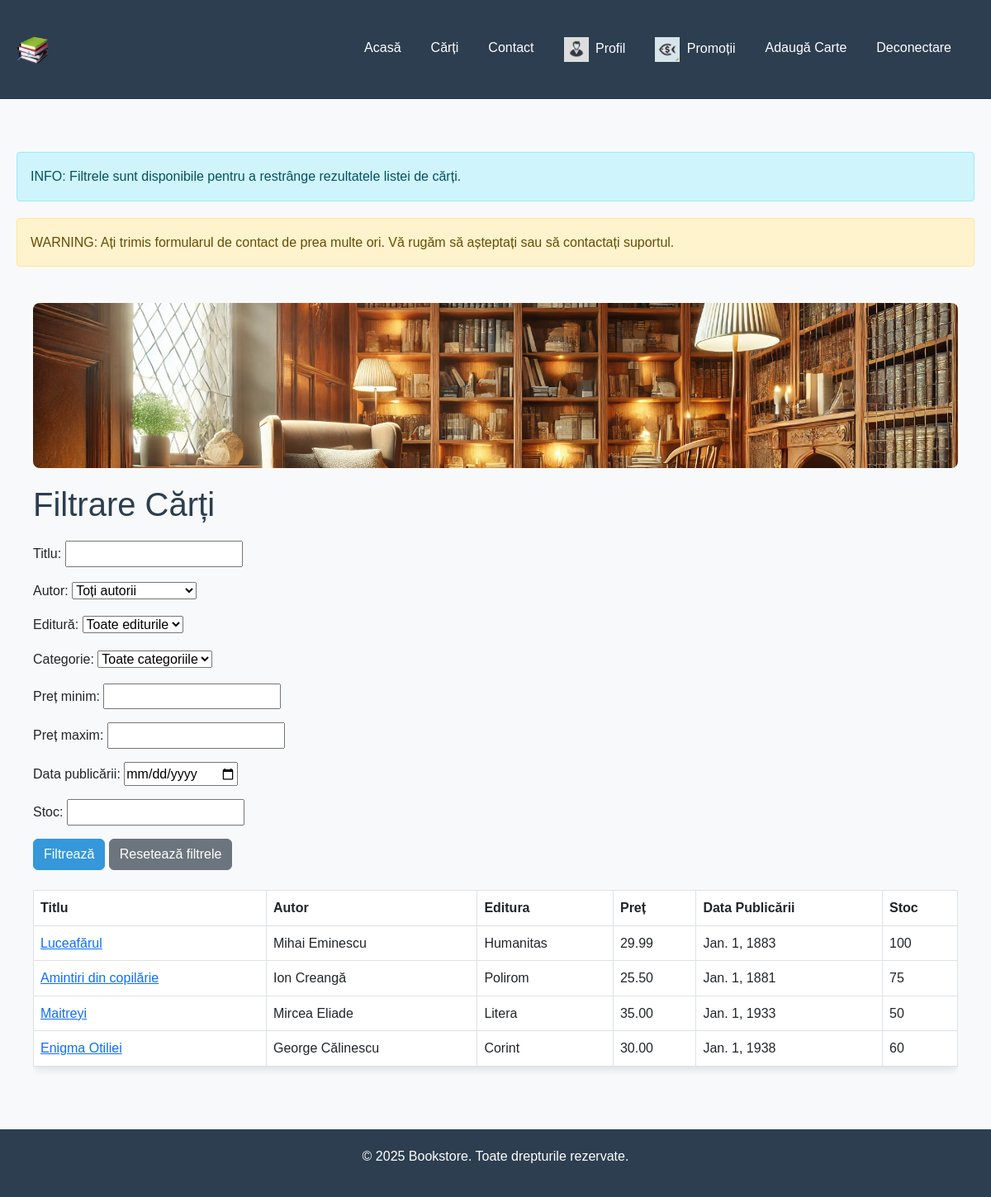
Screenshot of /books/ (signed in) with the database file from the repository.
### aplicatie/models.py (models this page shows, shortened)
class Book(models.Model):
    title = models.CharField(max_length=200, verbose_name="Titlu")  # CharField
    description = models.TextField(verbose_name="Descriere", blank=True, null=True)  # TextField
    price = models.DecimalField(max_digits=6, decimal_places=2, verbose_name="Preț")  # DecimalField
    publication_date = models.DateField(verbose_name="Data Publicării", blank=True, null=True)  # DateField
    cover_image = models.ImageField(upload_to='covers/', verbose_name="Copertă", blank=True, null=True)  # ImageField
    stock = models.IntegerField(verbose_name="Număr de cărți", default=0)  # IntegerField, redenumit pentru claritate
    created_at = models.DateTimeField(auto_now_add=True, verbose_name="Data Creării")  # Adăugat pentru raport
    author = models.ForeignKey(Author, on_delete=models.CASCADE, related_name='books', verbose_name="Autor")  # One-to-Many
    publisher = models.ForeignKey(Publisher, on_delete=models.CASCADE, related_name='books', verbose_name="Editura")  # One-to-Many
    categories = models.ManyToManyField(Category, related_name='books', verbose_name="Categorii")  # Many-to-Many
    class Meta:
        verbose_name = "Carte"
        verbose_name_plural = "Cărți"

class Author(models.Model):
    name = models.CharField(max_length=100, verbose_name="Nume Autor")  # CharField
    bio = models.TextField(verbose_name="Biografie", blank=True, null=True)  # TextField
    birth_date = models.DateField(verbose_name="Data Nașterii", blank=True, null=True)  # DateField
    def __str__(self):
        return self.name
    class Meta:
        verbose_name = "Autor"
        verbose_name_plural = "Autori"

class Publisher(models.Model):
    name = models.CharField(max_length=100, verbose_name="Nume Editură")  # CharField
    address = models.TextField(verbose_name="Adresă", blank=True, null=True)  # TextField
    website = models.URLField(verbose_name="Website", blank=True, null=True)  # URLField
    def __str__(self):
        return self.name
    class Meta:
        verbose_name = "Editura"
        verbose_name_plural = "Edituri"

### aplicatie/views.py (the view, shortened to what this page needs)
# urls.py: path('books/', views.book_list, name='book_list'),
def book_list(request):
    logger.info("Accesare lista de cărți - INFO 1: Utilizatorul a accesat lista de cărți.")
    messages.info(request, "INFO: Filtrele sunt disponibile pentru a restrânge rezultatele listei de cărți.")
    form = BookFilterForm(request.GET or None)
    qs = Book.objects.all()
    if form.is_valid():
        cd = form.cleaned_data
        if cd.get('title'):
            qs = qs.filter(title__icontains=cd['title'])
        if cd.get('author'):
            qs = qs.filter(author=cd['author'])
        if cd.get('publisher'):
            qs = qs.filter(publisher=cd['publisher'])
        if cd.get('category'):
            qs = qs.filter(categories=cd['category'])
        if cd.get('min_price') is not None:
            qs = qs.filter(price__gte=cd['min_price'])
        if cd.get('max_price') is not None:
            qs = qs.filter(price__lte=cd['max_price'])
        if cd.get('publication_date'):
            qs = qs.filter(publication_date=cd['publication_date'])
        if cd.get('stock') is not None:
            qs = qs.filter(stock=cd['stock'])
    else:
        logger.warning("Accesare lista de cărți - WARNING 1: Formularul de filtrare nu este valid.")
        messages.warning(request, "WARNING: Ați trimis formularul de contact de prea multe ori. Vă rugăm să așteptați sau să contactați suportul.")
    paginator = Paginator(qs, 10)  # 10 carti pe pagina
    page_number = request.GET.get('page')   #ia nr paginii cerute
    page_obj = paginator.get_page(page_number)   #returneaza obiectul cu elementele din pagina
    return render(
        request,
        'aplicatie/book_list.html',
        {
            'form': form,
            'page_obj': page_obj,
            'books': page_obj.object_list,  # alias, ca să nu mai dea "Unresolved reference 'books'"
        }
    )

### aplicatie/forms.py (shortened to what this page needs)
class BookFilterForm(forms.Form):
    title = forms.CharField(label='Titlu', required=False)
    author = forms.ModelChoiceField(
        label='Autor',
        queryset=Author.objects.all(),
        required=False,
        empty_label="Toți autorii"
    )
    publisher = forms.ModelChoiceField(
        label='Editură',
        queryset=Publisher.objects.all(),
        required=False,
        empty_label="Toate editurile"
    )
    category = forms.ModelChoiceField(
        label='Categorie',
        queryset=Category.objects.all(),
        required=False,
        empty_label="Toate categoriile"
    )
    min_price = forms.DecimalField(
        label='Preț minim',
        required=False,
        min_value=0,
        decimal_places=2
    )
    max_price = forms.DecimalField(
        label='Preț maxim',
        required=False,
        min_value=0,
        decimal_places=2
    )
    publication_date = forms.DateField(
        label='Data publicării',
        required=False,
        widget=forms.DateInput(attrs={'type': 'date'})
    )
    stock = forms.IntegerField(
        label='Stoc',
        required=False,
        min_value=0
    )

### aplicatie/models.py (called while the page is built)
    def __str__(self):
        return self.name

### templates/aplicatie/book_list.html (shortened to what this page needs)
{% extends 'aplicatie/base.html' %}
{% load static %}
{% block content %}
<div class="container mt-4">
  <div class="background-image"></div>
  <h1>Filtrare Cărți</h1>
  <form id="bookFilterForm" method="get" class="mb-4">
    {{ form.as_p }}
    <button type="submit" class="btn btn-primary">Filtrează</button>
    <button type="button" id="resetFilters" class="btn btn-secondary">Resetează filtrele</button>
  </form>
  <div id="booksList">
    {% include 'aplicatie/book_list_partial.html' %}
  </div>
</div>
{% endblock %}

### templates/aplicatie/book_list_partial.html (shortened to what this page needs)
<div class="table-responsive">
  <table class="table table-bordered">
    <thead>
      <tr>
        <th>Titlu</th>
        <th>Autor</th>
        <th>Editura</th>
        <th>Preț</th>
        <th>Data Publicării</th>
        <th>Stoc</th>
      </tr>
    </thead>
    <tbody>
      {% for book in page_obj %}
      <tr>
        <td><a href="{% url 'book_detail' pk=book.pk %}">{{ book.title }}</a></td>
        <td>{{ book.author.name }}</td>
        <td>{{ book.publisher.name }}</td>
        <td>{{ book.price }}</td>
        <td>{{ book.publication_date }}</td>
        <td>{{ book.stock }}</td>
      </tr>
      {% empty %}
      <tr>
        <td colspan="6">Nu există cărți care să corespundă filtrului.</td>
      </tr>
      {% endfor %}
    </tbody>
  </table>
</div>

### static/css/styles.css (style rules this page uses)
:root { --primary-color: #2c3e50; --secondary-color: #3498db; --accent-color: #e74c3c; --light-bg: #f8f9fa; }
body { font-family: 'Arial', sans-serif; background-color: var(--light-bg); margin: 0; padding: 0; line-height: 1.6; }
.container { max-width: 1200px; margin: 0 auto; padding: 20px; }
.btn-primary { background-color: var(--secondary-color) !important; border-color: var(--secondary-color) !important; }
.btn-secondary { background-color: #6c757d !important; border-color: #6c757d !important; }
.table { background-color: #fff; border-radius: 8px; box-shadow: 0 4px 8px rgba(0, 0, 0, 0.1); }
.table th, .table td { vertical-align: middle; }
h1, h2 { color: var(--primary-color); margin-bottom: 20px; }
.background-image { background-image: url('../images/background.jpg'); background-size: cover; background-position: center; background-repeat: no-repeat; min-height: 200px; border-radius: 8px; margin-bottom: 20px; }

### rows the page displays
Book: title "Luceafărul", author.name "Mihai Eminescu", publisher.name "Humanitas", price "29.99", publication_date "Jan. 1, 1883", stock "100"
Book: title "Amintiri din copilărie", author.name "Ion Creangă", publisher.name "Polirom", price "25.50", publication_date "Jan. 1, 1881", stock "75"
Book: title "Maitreyi", author.name "Mircea Eliade", publisher.name "Litera", price "35.00", publication_date "Jan. 1, 1933", stock "50"
Book: title "Enigma Otiliei", author.name "George Călinescu", publisher.name "Corint", price "30.00", publication_date "Jan. 1, 1938", stock "60"

### other values shown
{{ message }} "INFO: Filtrele sunt disponibile pentru a restrânge rezultatele listei de cărți." "WARNING: Ați trimis formularul de contact de prea multe ori. Vă rugăm să așteptați sau să contactați suportul."
